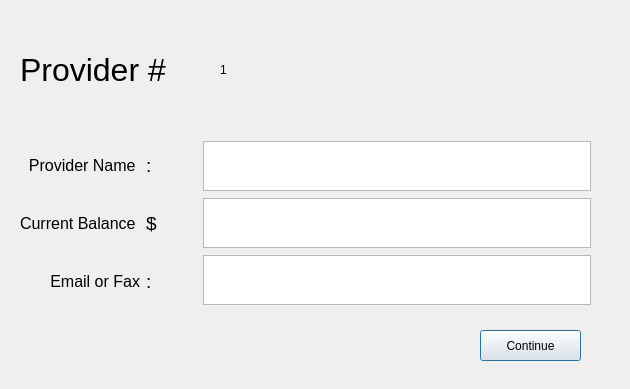
<?xml version="1.0" encoding="UTF-8"?>
<ui version="4.0">
 <class>Dialog</class>
 <widget class="QDialog" name="Dialog">
  <property name="geometry">
   <rect>
    <x>0</x>
    <y>0</y>
    <width>630</width>
    <height>389</height>
   </rect>
  </property>
  <property name="windowTitle">
   <string>Dialog</string>
  </property>
  <widget class="QLabel" name="label">
   <property name="geometry">
    <rect>
     <x>20</x>
     <y>40</y>
     <width>181</width>
     <height>61</height>
    </rect>
   </property>
   <property name="text">
    <string>&lt;html&gt;&lt;head/&gt;&lt;body&gt;&lt;p&gt;&lt;span style=&quot; font-size:24pt;&quot;&gt;Provider #&lt;/span&gt;&lt;/p&gt;&lt;/body&gt;&lt;/html&gt;</string>
   </property>
  </widget>
  <widget class="QWidget" name="horizontalLayoutWidget">
   <property name="geometry">
    <rect>
     <x>20</x>
     <y>140</y>
     <width>571</width>
     <height>168</height>
    </rect>
   </property>
   <layout class="QHBoxLayout" name="horizontalLayout_3">
    <item>
     <layout class="QVBoxLayout" name="verticalLayout_2">
      <item>
       <widget class="QLabel" name="label_2">
        <property name="text">
         <string>&lt;html&gt;&lt;head/&gt;&lt;body&gt;&lt;p align=&quot;right&quot;&gt;&lt;span style=&quot; font-size:12pt;&quot;&gt;Provider Name &lt;/span&gt;&lt;/p&gt;&lt;/body&gt;&lt;/html&gt;</string>
        </property>
       </widget>
      </item>
      <item>
       <widget class="QLabel" name="label_3">
        <property name="text">
         <string>&lt;html&gt;&lt;head/&gt;&lt;body&gt;&lt;p align=&quot;right&quot;&gt;&lt;span style=&quot; font-size:12pt;&quot;&gt;Current Balance &lt;/span&gt;&lt;/p&gt;&lt;/body&gt;&lt;/html&gt;</string>
        </property>
       </widget>
      </item>
      <item>
       <widget class="QLabel" name="label_7">
        <property name="text">
         <string>&lt;html&gt;&lt;head/&gt;&lt;body&gt;&lt;p align=&quot;right&quot;&gt;&lt;span style=&quot; font-size:12pt;&quot;&gt;Email or Fax&lt;/span&gt;&lt;/p&gt;&lt;/body&gt;&lt;/html&gt;</string>
        </property>
       </widget>
      </item>
     </layout>
    </item>
    <item>
     <layout class="QVBoxLayout" name="verticalLayout_6">
      <item>
       <widget class="QLabel" name="label_4">
        <property name="text">
         <string>&lt;html&gt;&lt;head/&gt;&lt;body&gt;&lt;p&gt;&lt;span style=&quot; font-size:14pt;&quot;&gt;:&lt;/span&gt;&lt;/p&gt;&lt;/body&gt;&lt;/html&gt;</string>
        </property>
       </widget>
      </item>
      <item>
       <widget class="QLabel" name="label_5">
        <property name="text">
         <string>&lt;html&gt;&lt;head/&gt;&lt;body&gt;&lt;p&gt;&lt;span style=&quot; font-size:14pt;&quot;&gt;$&lt;/span&gt;&lt;/p&gt;&lt;/body&gt;&lt;/html&gt;</string>
        </property>
       </widget>
      </item>
      <item>
       <widget class="QLabel" name="label_8">
        <property name="text">
         <string>&lt;html&gt;&lt;head/&gt;&lt;body&gt;&lt;p&gt;&lt;span style=&quot; font-size:14pt;&quot;&gt;:&lt;/span&gt;&lt;/p&gt;&lt;/body&gt;&lt;/html&gt;</string>
        </property>
       </widget>
      </item>
     </layout>
    </item>
    <item>
     <layout class="QVBoxLayout" name="verticalLayout_3">
      <item>
       <widget class="QTextEdit" name="textEdit">
        <property name="maximumSize">
         <size>
          <width>388</width>
          <height>50</height>
         </size>
        </property>
        <property name="styleSheet">
         <string notr="true">font: 20pt &quot;MS Shell Dlg 2&quot;;</string>
        </property>
        <property name="html">
         <string>&lt;!DOCTYPE HTML PUBLIC &quot;-//W3C//DTD HTML 4.0//EN&quot; &quot;http://www.w3.org/TR/REC-html40/strict.dtd&quot;&gt;
&lt;html&gt;&lt;head&gt;&lt;meta name=&quot;qrichtext&quot; content=&quot;1&quot; /&gt;&lt;style type=&quot;text/css&quot;&gt;
p, li { white-space: pre-wrap; }
&lt;/style&gt;&lt;/head&gt;&lt;body style=&quot; font-family:'MS Shell Dlg 2'; font-size:20pt; font-weight:400; font-style:normal;&quot;&gt;
&lt;p style=&quot;-qt-paragraph-type:empty; margin-top:0px; margin-bottom:0px; margin-left:0px; margin-right:0px; -qt-block-indent:0; text-indent:0px;&quot;&gt;&lt;br /&gt;&lt;/p&gt;&lt;/body&gt;&lt;/html&gt;</string>
        </property>
       </widget>
      </item>
      <item>
       <widget class="QTextEdit" name="textEdit_2">
        <property name="maximumSize">
         <size>
          <width>388</width>
          <height>50</height>
         </size>
        </property>
        <property name="styleSheet">
         <string notr="true">font: 20pt &quot;MS Shell Dlg 2&quot;;</string>
        </property>
        <property name="html">
         <string>&lt;!DOCTYPE HTML PUBLIC &quot;-//W3C//DTD HTML 4.0//EN&quot; &quot;http://www.w3.org/TR/REC-html40/strict.dtd&quot;&gt;
&lt;html&gt;&lt;head&gt;&lt;meta name=&quot;qrichtext&quot; content=&quot;1&quot; /&gt;&lt;style type=&quot;text/css&quot;&gt;
p, li { white-space: pre-wrap; }
&lt;/style&gt;&lt;/head&gt;&lt;body style=&quot; font-family:'MS Shell Dlg 2'; font-size:20pt; font-weight:400; font-style:normal;&quot;&gt;
&lt;p style=&quot;-qt-paragraph-type:empty; margin-top:0px; margin-bottom:0px; margin-left:0px; margin-right:0px; -qt-block-indent:0; text-indent:0px;&quot;&gt;&lt;br /&gt;&lt;/p&gt;&lt;/body&gt;&lt;/html&gt;</string>
        </property>
       </widget>
      </item>
      <item>
       <widget class="QTextEdit" name="textEdit_3">
        <property name="maximumSize">
         <size>
          <width>388</width>
          <height>50</height>
         </size>
        </property>
        <property name="styleSheet">
         <string notr="true">font: 20pt &quot;MS Shell Dlg 2&quot;;</string>
        </property>
        <property name="html">
         <string>&lt;!DOCTYPE HTML PUBLIC &quot;-//W3C//DTD HTML 4.0//EN&quot; &quot;http://www.w3.org/TR/REC-html40/strict.dtd&quot;&gt;
&lt;html&gt;&lt;head&gt;&lt;meta name=&quot;qrichtext&quot; content=&quot;1&quot; /&gt;&lt;style type=&quot;text/css&quot;&gt;
p, li { white-space: pre-wrap; }
&lt;/style&gt;&lt;/head&gt;&lt;body style=&quot; font-family:'MS Shell Dlg 2'; font-size:20pt; font-weight:400; font-style:normal;&quot;&gt;
&lt;p style=&quot;-qt-paragraph-type:empty; margin-top:0px; margin-bottom:0px; margin-left:0px; margin-right:0px; -qt-block-indent:0; text-indent:0px;&quot;&gt;&lt;br /&gt;&lt;/p&gt;&lt;/body&gt;&lt;/html&gt;</string>
        </property>
       </widget>
      </item>
     </layout>
    </item>
   </layout>
  </widget>
  <widget class="QLabel" name="label_6">
   <property name="geometry">
    <rect>
     <x>220</x>
     <y>40</y>
     <width>91</width>
     <height>61</height>
    </rect>
   </property>
   <property name="styleSheet">
    <string notr="true">font: 24pt &quot;MS Shell Dlg 2&quot;;</string>
   </property>
   <property name="text">
    <string>&lt;html&gt;&lt;head/&gt;&lt;body&gt;&lt;p&gt;1&lt;/p&gt;&lt;/body&gt;&lt;/html&gt;</string>
   </property>
  </widget>
  <widget class="QPushButton" name="pushButton">
   <property name="geometry">
    <rect>
     <x>480</x>
     <y>330</y>
     <width>101</width>
     <height>31</height>
    </rect>
   </property>
   <property name="text">
    <string>Continue</string>
   </property>
  </widget>
 </widget>
 <tabstops>
  <tabstop>textEdit</tabstop>
  <tabstop>textEdit_2</tabstop>
  <tabstop>pushButton</tabstop>
 </tabstops>
 <resources/>
 <connections/>
</ui>
